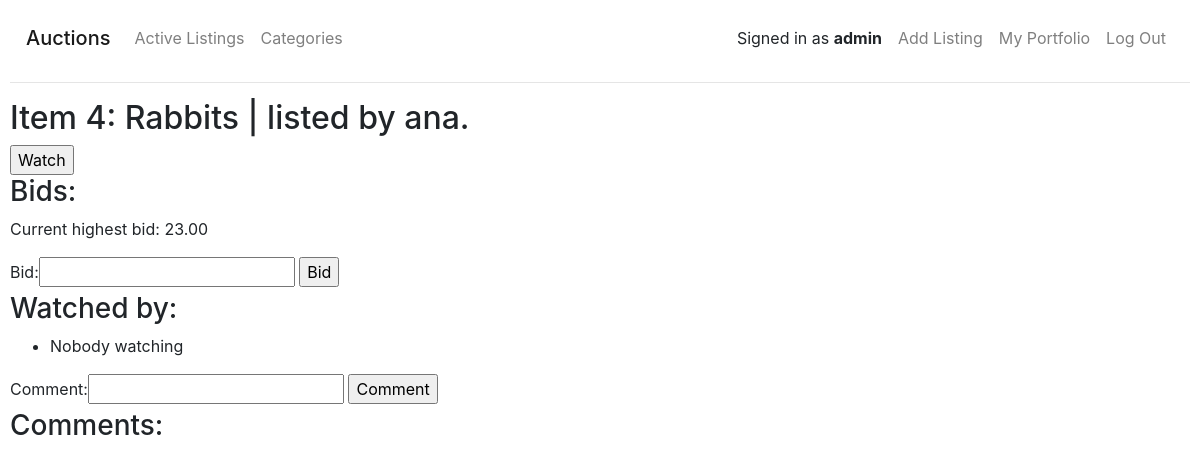
The page /item/4 (signed in) on the database its author committed.
### auctions/models.py (models this page shows, shortened)
class User(AbstractUser):
    watching = models.ManyToManyField('Listing', blank=True, related_name='watchers')

class Listing(models.Model):
    user = models.ForeignKey(User, on_delete=models.CASCADE, related_name='listings')
    category = models.ForeignKey(Category, on_delete=models.CASCADE, related_name='listings', default=1)
    title = models.CharField(max_length=32)
    description = models.CharField(max_length=640, blank=True)
    image_url = models.URLField(max_length=200, blank=True)
    start_bid = models.DecimalField(max_digits=7, decimal_places=2)
    current_price = models.DecimalField(max_digits=7, decimal_places=2)
    closed = models.BooleanField(default=False)

### auctions/views.py (the view)
# urls.py: path('item/<int:item_id>', views.item, name='item'),
@login_required(login_url='/login')
def item(request, item_id):
    item = Listing.objects.get(pk=item_id)
    bid = Bid.objects.filter(listing=item_id).order_by('-bid').first()
    comments = Comment.objects.filter(listing=item_id)
    watchers = item.watchers.all()
    if item.watchers.filter(username=request.user):
        watching = True
    else:
        watching = False
    if request.method == 'POST':
        user = request.user
        if request.POST['action'] == 'Watch':
            user.watching.add(item)
        elif request.POST['action'] == 'Unwatch':
            user.watching.remove(item)
        elif request.POST['action'] == 'Bid':
            form_bid = NewBid(request.POST)
            if form_bid.is_valid():
                if form_bid.cleaned_data['bid'] <= item.current_price:
                    messages.error(request, f"Your bid needs to be at least {item.current_price} high.")
                    return render(request, 'auctions/item.html', {
                        'item': item,
                        'bid': bid,
                        'form_bid': form_bid,
                        'comments': comments,
                        'form_comment': NewComment(),
                })
                else:
                    new_bid = Bid()
                    new_bid.bid = form_bid.cleaned_data['bid']
                    new_bid.listing = item
                    new_bid.user = user
                    new_bid.save()
                    item.current_price = form_bid.cleaned_data['bid']
                    item.save()
        elif request.POST['action'] == 'Comment':
            form_comment = NewComment(request.POST)
            if form_comment.is_valid():
                new_comment = Comment()
                new_comment.comment = form_comment.cleaned_data['comment']
                new_comment.listing = item
                new_comment.user = user
                new_comment.save()
        elif request.POST['action'] == 'Close':
            item.closed = True
            item.save()
            bid.winning_bid = True
            bid.save()
        return HttpResponseRedirect(reverse('item', args=(item_id, )))
    else:
        if item.closed:
            return render(request, 'auctions/item_closed.html', {
            'item': item,
            'bid': bid,
            'comments': comments,
            })
        else:
            return render(request, 'auctions/item.html', {
                'item': item,
                'watchers': watchers,
                'watching': watching,
                'bid': bid,
                'comments': comments,
                'form_bid': NewBid(),
                'form_comment': NewComment()
            })

### auctions/forms.py
class NewBid(forms.Form):
  bid = forms.DecimalField(max_digits=7, decimal_places=2)

class NewComment(forms.Form):
  comment = forms.CharField(max_length=550)

### auctions/templates/auctions/item.html (shortened to what this page needs)
{% extends "auctions/layout.html" %}
{% block body %}
<h2>Item {{ item.id }}: {{ item.title }} | listed by {{ item.user }}.</h2>
{% block status %}
{% if item.user == user %}
<p>Current highest bid: {{ item.current_price }}
	{% if bid.user == user %} by you. {% endif %}
</p>
<form method="post">
	{% csrf_token %}
	<input type="submit" name="action" value="Close">
</form>
{% else %}
<form method="post">
	{% if watching %}
	<input type="submit" name="action" value="Unwatch">
	{% else %}
	<input type="submit" name="action" value="Watch">
	{% endif %}
</form>
<h3>Bids:</h3>
<p>Current highest bid: {{ item.current_price }}
</p>
<form method="post">
	{{ form_bid }}
	<input type="submit" name="action" value="Bid">
</form>
{% endif %}
<h3>Watched by:</h3>
<ul>
	{% for watcher in watchers %}
	<li>{{ watcher }}</li>
	{% empty %}
	<li>Nobody watching</li>
	{% endfor %}
</ul>
<form method="post">
	{{ form_comment }}
	<input type="submit" name="action" value="Comment">
</form>
{% endblock %}
<h3>Comments:</h3>
{% endblock %}

### auctions/templates/auctions/layout.html (shortened to what this page needs)
{% load static %}
<!DOCTYPE html>
<html lang="en">
<head>
    <link rel="stylesheet" href="https://cdn.jsdelivr.net/npm/bootstrap@4.6.0/dist/css/bootstrap.min.css"
>
    <link href="{% static 'auctions/styles.css' %}" rel="stylesheet">
</head>
<body>
    <nav class="navbar navbar-expand-md navbar-light">
        <span class="navbar-brand mb-0 h1">Auctions</span>
        <div class="collapse navbar-collapse justify-content-between" id="navbarToggle">
            <div class="navbar-nav">
                <a class="nav-link" href="{% url 'index' %}">Active Listings</a>
                <a class="nav-link" href="{% url 'categories' %}">Categories</a>
            </div>
            <div class="navbar-nav">
                {% if user.is_authenticated %}
                <span class="nav-item p-2">Signed in as <strong>{{ user.username }}</strong></span>
                <a class="nav-link" href="{% url 'add' %}">Add Listing</a>
                <a class="nav-link" href="{% url 'portfolio' %}">My Portfolio</a>
                <a class="nav-link" href="{% url 'logout' %}?next={{request.path}}">Log Out</a>
                {% else %}
                <span class="nav-item p-2">Not signed in</span>
                <a class="nav-link" href="{% url 'login' %}?next={{request.path}}">Log In</a>
                <a class="nav-link" href="{% url 'register' %}">Register</a>
                {% endif %}
            </div>
        </div>
    </nav>
    <hr>
    {% block body %}
    {% endblock %}
</body>
</html>

### auctions/static/auctions/styles.css (style rules this page uses)
body { padding: 10px; }

### rows shown on the page
User: username "admin"
Listing: id "4", title "Rabbits", user "ana", current_price "23.00"
